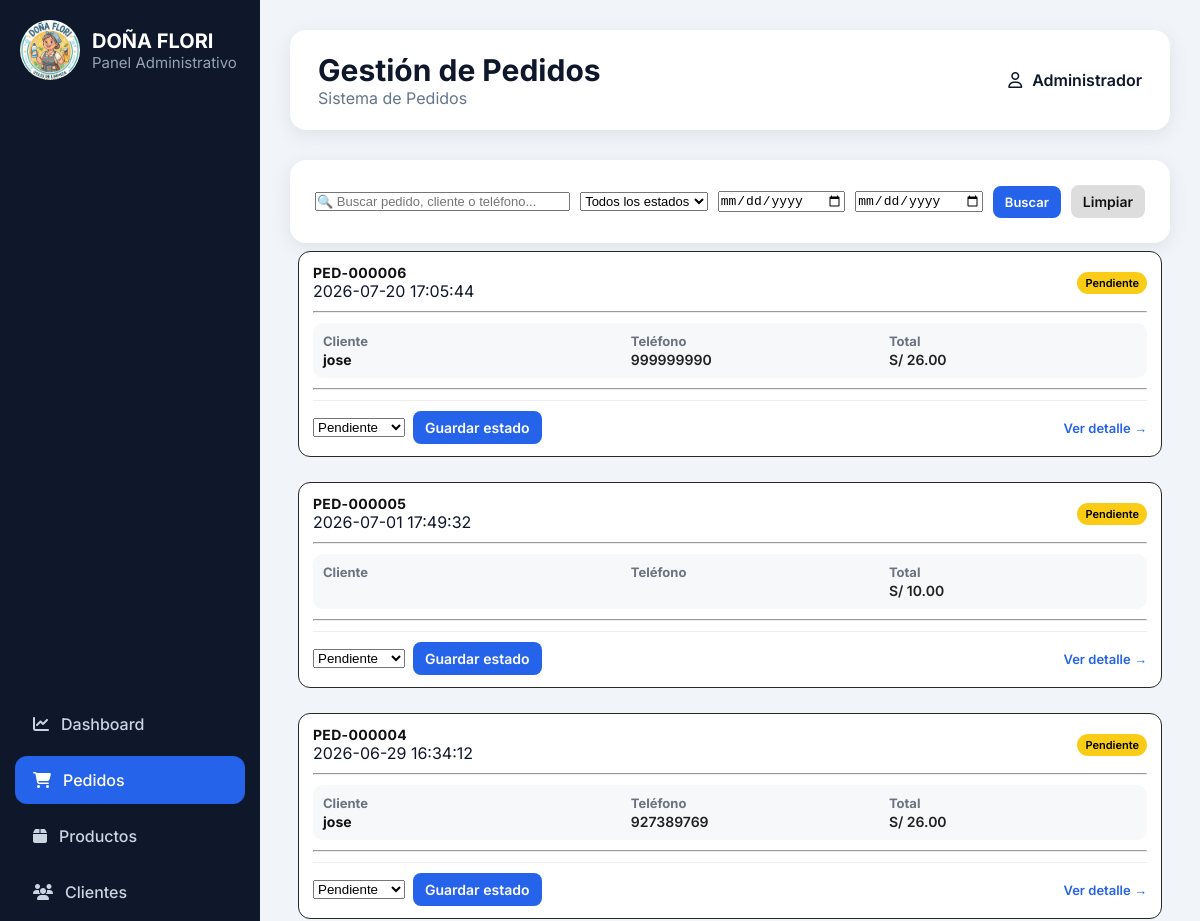
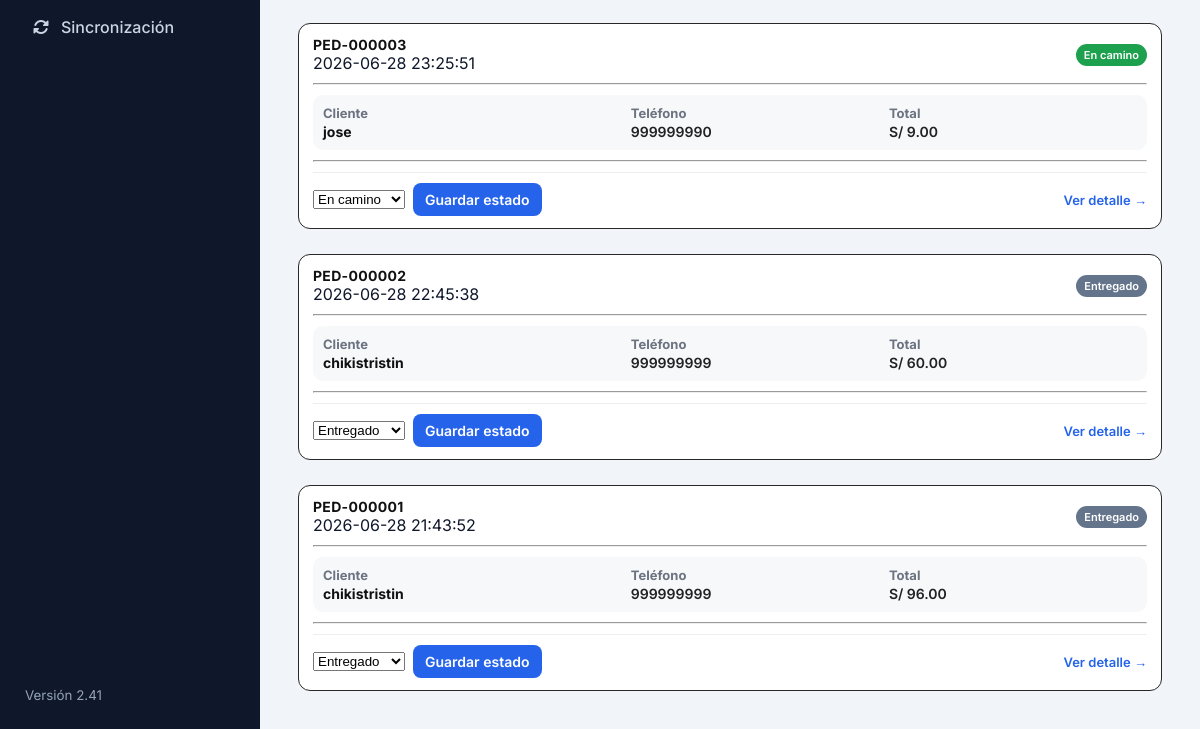
The page /admin/pedidos on the database as committed earlier (2 pictures, top to bottom).
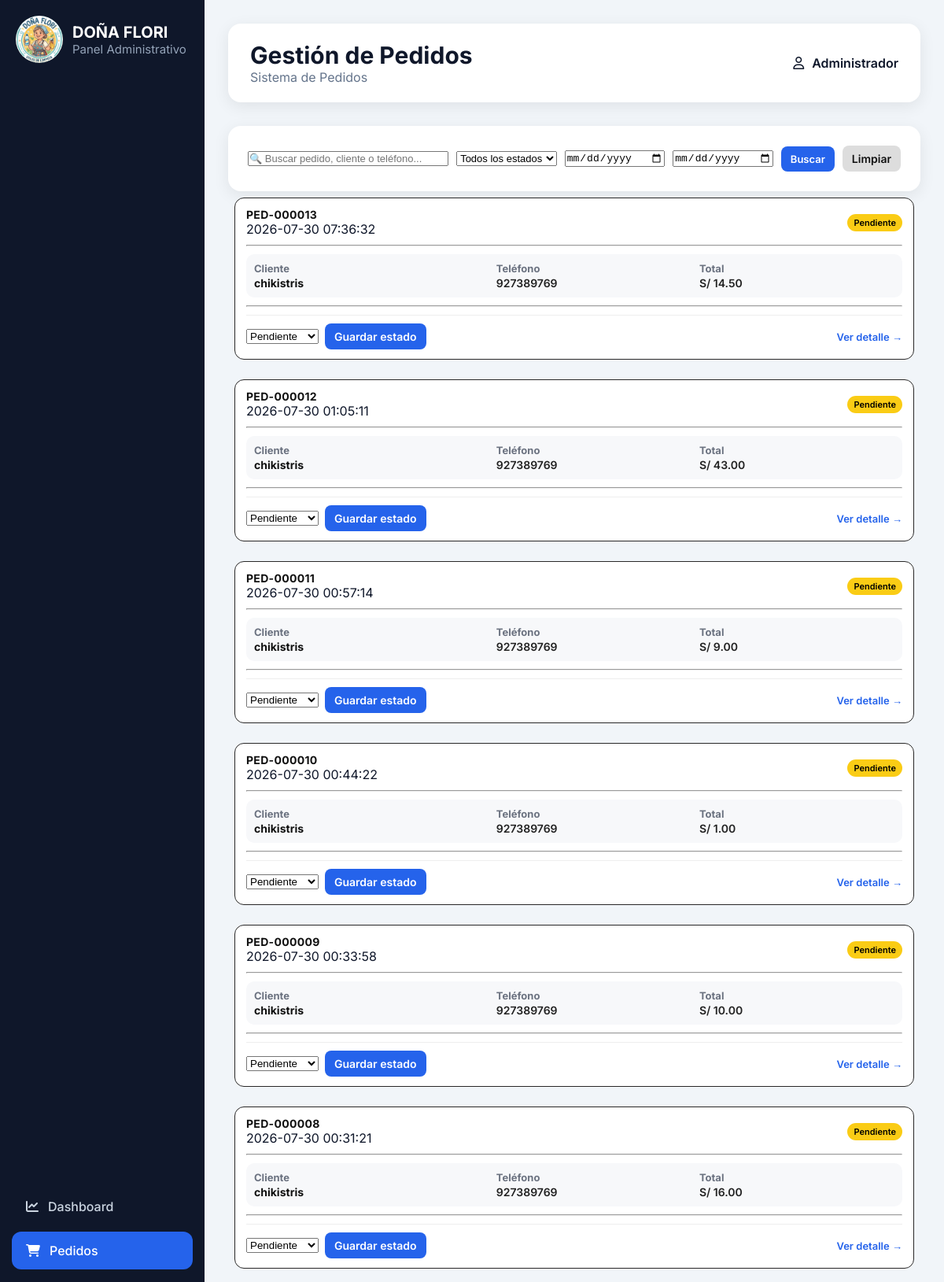
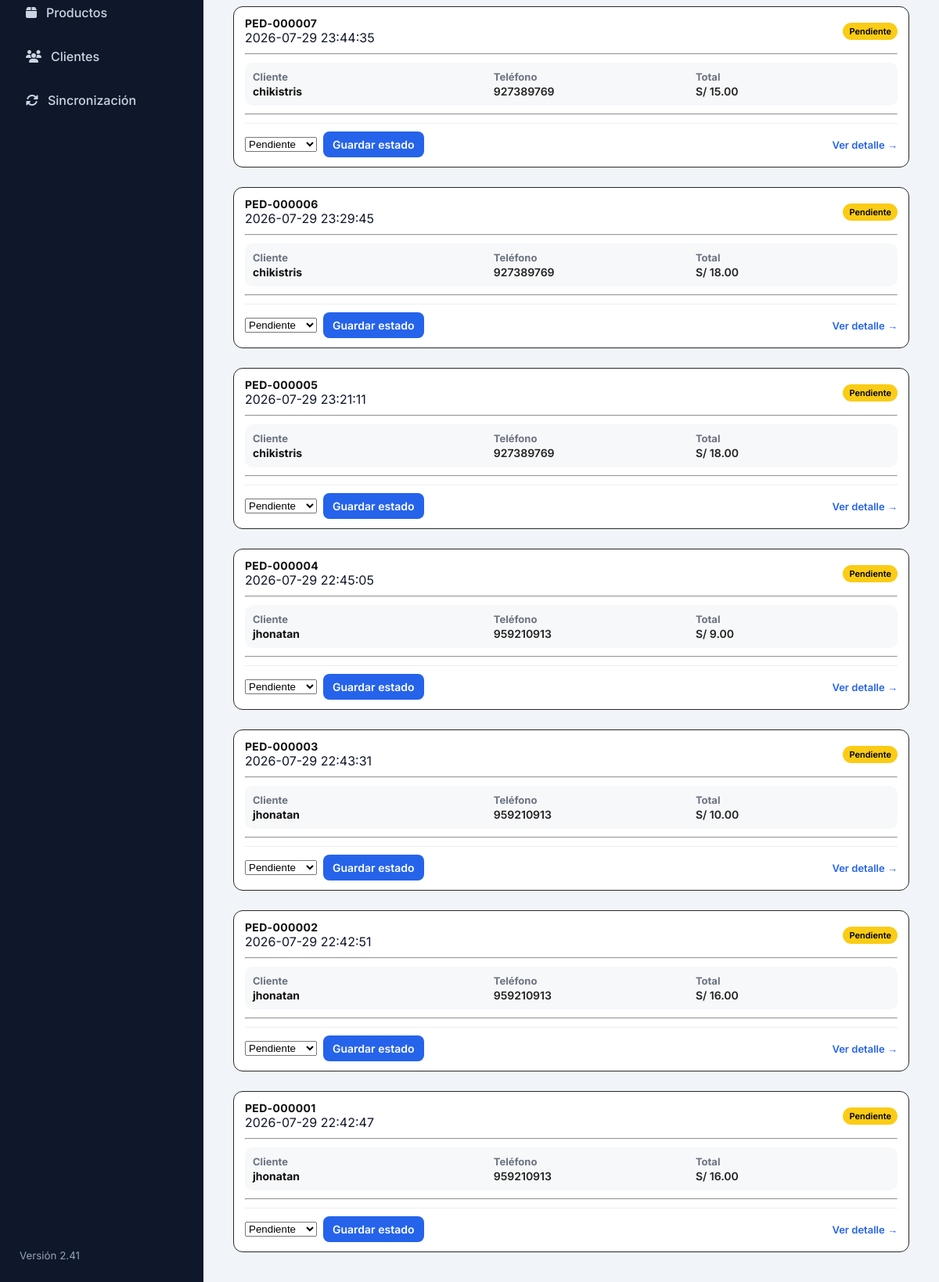
The same page on the database as committed later (2 pictures, top to bottom).
### tables this page shows
CREATE TABLE pedidos(

            id INTEGER PRIMARY KEY AUTOINCREMENT,

            numero TEXT UNIQUE,

            cliente_id INTEGER,

            fecha TEXT,
                   
            estado TEXT,

            subtotal REAL,

            delivery REAL DEFAULT 0,

            descuento REAL DEFAULT 0,

            total REAL,


            observaciones TEXT,

            fecha_actualizacion TEXT,

            usuario TEXT,

            FOREIGN KEY(cliente_id)
            REFERENCES clientes(id)

        );

CREATE TABLE clientes(

            id INTEGER PRIMARY KEY AUTOINCREMENT,

            nombre TEXT NOT NULL,

            telefono TEXT UNIQUE,

            direccion TEXT,

            referencia TEXT,

            fecha_registro TEXT DEFAULT CURRENT_TIMESTAMP,

            ultima_compra TEXT,

            activo INTEGER DEFAULT 1                   
        );

### app.py (the view)
@app.route("/admin/pedidos")
def admin_pedidos():
    buscar = request.args.get("buscar")
    estado = request.args.get("estado")
    desde = request.args.get("desde")
    hasta = request.args.get("hasta")
    pedidos = obtener_pedidos(
        buscar=buscar,
        estado=estado,
        desde=desde,
        hasta=hasta
    )
    return render_template(
        "admin/pedidos.html",
        pedidos=pedidos,
        buscar=buscar,
        estado=estado,
        desde=desde,
        hasta=hasta
    )

### services/database_service.py (called while the page is built)
def conectar():
    conexion = sqlite3.connect(DATABASE)
    conexion.row_factory = sqlite3.Row
    return conexion

### templates/admin/pedidos.html (shortened to what this page needs)
{% extends "admin/base_admin.html" %}
{% block page_title %}
Gestión de Pedidos
{% endblock %}
{% block content %}
<div class="panel">
    <form method="GET" action="/admin/pedidos" class="filters">
        <input
            type="text"
            name="buscar"
            class="input"
            placeholder="🔍 Buscar pedido, cliente o teléfono..."
            value="{{ buscar or '' }}">
        <select name="estado" class="input">
            <option value="">Todos los estados</option>
        </select>
        <input
            type="date"
            name="desde"
            class="input"
            value="{{ desde or '' }}">
        <input
            type="date"
            name="hasta"
            class="input"
            value="{{ hasta or '' }}">
        <button class="btn-primary" type="submit">
            Buscar
        </button>
        <a href="/admin/pedidos" class="btn-secondary">
            Limpiar
        </a>
    </form>
</div>
{% if pedidos|length == 0 %}
<div class="panel">
    <h3>No se encontraron pedidos.</h3>
</div>
{% else %}
<div class="orders-list">
{% for pedido in pedidos %}
<div class="order-card
{% if pedido.estado=='PENDIENTE' %}
pending
{% elif pedido.estado=='PREPARANDO' %}
preparing
{% elif pedido.estado=='EN_CAMINO' %}
shipping
{% else %}
delivered
{% endif %}
">
    <div class="order-header">
        <div>
            <h2>
                {{ pedido.numero }}
            </h2>
            <span class="order-date">
                {{ pedido.fecha }}
            </span>
        </div>
        <div>
            {% if pedido.estado=="PENDIENTE" %}
                <span class="badge badge-yellow">
                    Pendiente
                </span>
            {% elif pedido.estado=="PREPARANDO" %}
                <span class="badge badge-blue">
                    Preparando
                </span>
            {% elif pedido.estado=="EN_CAMINO" %}
                <span class="badge badge-green">
                    En camino
                </span>
            {% else %}
                <span class="badge badge-gray">
                    Entregado
                </span>
            {% endif %}
        </div>
    </div>
    <hr>
    <div class="order-info">
        <div>
            <strong>Cliente</strong>
            <p>{{ pedido.cliente }}</p>
        </div>
        <div>
            <strong>Teléfono</strong>
            <p>{{ pedido.telefono }}</p>
        </div>
        <div>
            <strong>Total</strong>
            <p class="order-total">
                S/ {{ "%.2f"|format(pedido.total) }}
            </p>
        </div>
    </div>
    <hr>
    <div class="order-actions">
        <form
            method="POST"
            action="/admin/pedido/{{ pedido.id }}/estado">
            <select
                name="estado"
                class="input">
                <option value="PENDIENTE"
                {% if pedido.estado=="PENDIENTE" %}selected{% endif %}>
                Pendiente
                </option>
                <option value="EN_CAMINO"
                {% if pedido.estado=="EN_CAMINO" %}selected{% endif %}>
                En camino
                </option>
                <option value="ENTREGADO"
                {% if pedido.estado=="ENTREGADO" %}selected{% endif %}>
                Entregado
                </option>
            </select>
            <button
                type="submit"
                class="btn-primary">
                Guardar estado
            </button>
        </form>
        <a
            href="/admin/pedido/{{ pedido.id }}"
            class="detail-link">
            Ver detalle →
        </a>
    </div>
</div>
{% endfor %}
</div>
{% endif %}
{% endblock %}

### templates/admin/base_admin.html (shortened to what this page needs)
<!DOCTYPE html>
<html lang="es">
<head>
    <link rel="stylesheet"
        href="https://cdnjs.cloudflare.com/ajax/libs/font-awesome/6.7.2/css/all.min.css">
    <link rel="stylesheet" href="{{ url_for('static', filename='css/admin.css') }}">
</head>
<body>
<div class="layout">
    <aside class="sidebar">
        <div class="logo">
            <img
                src="{{ url_for('static', filename='img/logo.png') }}"
                alt="Doña Flori"
                class="logo-img">
            <div class="logo-text">
                <strong>DOÑA FLORI</strong>
                <span>Panel Administrativo</span>
            </div>
        </div>
        <nav class="menu">
            <a href="/admin/dashboard"
               class="{% if request.path == '/admin/dashboard' %}active{% endif %}">
                <i class="fa-solid fa-chart-line"></i>
                Dashboard
            </a>
            <a href="/admin/pedidos"
               class="{% if request.path == '/admin/pedidos' %}active{% endif %}">
                <i class="fa-solid fa-cart-shopping"></i>
                Pedidos
            </a>
            <a href="/admin/productos"
               class="{% if request.path == '/admin/productos' %}active{% endif %}">
                <i class="fa-solid fa-box"></i>
                Productos
            </a>
            <a href="/admin/clientes"
               class="{% if request.path == '/admin/clientes' %}active{% endif %}">
                <i class="fa-solid fa-users"></i>
                Clientes
            </a>
            <a href="/admin/sincronizacion"
               class="{% if request.path == '/admin/sincronizacion' %}active{% endif %}">
                <i class="fa-solid fa-rotate"></i>
                Sincronización
            </a>
        </nav>
        <div class="sidebar-footer">
            <small>Versión 2.41</small>
        </div>
    </aside>
    <main class="content">
        <header class="topbar">
            <div>
                <h1>{% block page_title %}Panel{% endblock %}</h1>
                <span>Sistema de Pedidos</span>
            </div>
            <div class="topbar-right">
                <i class="fa-regular fa-user"></i>
                Administrador
            </div>
        </header>
        {% block content %}
        {% endblock %}
    </main>
</div>
</body>
</html>

### static/css/admin.css (style rules this page uses)
:root { --sidebar:#0f172a; --sidebar-hover:#1e293b; --sidebar-active:#2563eb; --background:#f1f5f9; --card:#ffffff; --text:#0f172a; --text-light:#64748b; --border:#e2e8f0; --shadow:0 5px 20px rgba(0,0,0,.08); --radius:16px; }
* { margin:0; padding:0; box-sizing:border-box; }
body { font-family:"Inter",sans-serif; background:var(--background); color:var(--text); }
.layout { display:flex; min-height:100vh; }
.sidebar { width:260px; background:var(--sidebar); color:white; display:flex; flex-direction:column; justify-content:space-between; position:fixed; left:0; top:0; bottom:0; }
.logo { display:flex; align-items:center; gap:15px; padding:30px; }
.logo span { color:#94a3b8; font-size:13px; }
.menu { display:flex; flex-direction:column; padding:0 15px; }
.menu a { color:#cbd5e1; text-decoration:none; display:flex; align-items:center; gap:12px; padding:14px 18px; border-radius:12px; transition:.25s; margin-bottom:8px; font-weight:500; }
.menu .active { background:var(--sidebar-active); color:white; }
.sidebar-footer { padding:25px; color:#94a3b8; }
.content { flex:1; margin-left:260px; padding:30px; }
.topbar { background:white; border-radius:16px; padding:22px 28px; display:flex; justify-content:space-between; align-items:center; box-shadow:var(--shadow); margin-bottom:30px; }
.topbar h1 { font-size:30px; }
.topbar span { color:var(--text-light); }
.topbar-right { display:flex; align-items:center; gap:10px; font-weight:600; }
.panel { background:white; margin-top:25px; border-radius:16px; box-shadow:var(--shadow); padding:25px; }
.badge { display:inline-block; padding:6px 12px; border-radius:30px; color:white; font-size:13px; }
.badge-yellow { background:#facc15; color:black; }
.pending { border-left-color:#facc15; }
.order-info { display: grid; grid-template-columns: 1.2fr 1fr 1fr; gap: 10px; padding: 10px; background: #f7f8fa; border-radius: 10px; }
.order-info strong { font-size: 13px; color: #6b7280;; display: block; }
.order-info p { margin: 2px 0 0; font-size: 14px; font-weight: 600; color: #222; }
.order-info div:first-child p { font-size: 14px; font-weight: 700; color: #111; }
.orders-list { display: flex; flex-direction: column; gap: 25px; padding: 8px; }
.order-card { background: #fff; border: 1px solid #292828; border-radius: 12px; padding: 12px 14px; display: flex; flex-direction: column; gap: 10px; transition: 0.2s ease; }
.order-header { display: flex; justify-content: space-between; align-items: center; }
.order-header h2 { font-size: 14px; font-weight: 700; letter-spacing: 0.3px; color: #111; }
.order-actions { display: flex; justify-content: space-between; align-items: center; gap: 10px; padding-top: 10px; border-top: 1px solid #eee; }
.order-actions form { display: flex; gap: 8px; align-items: center; }
.detail-link { font-size: 13px; font-weight: 600; color: #2563eb; text-decoration: none; }
.badge { font-size: 11px; padding: 4px 8px; border-radius: 999px; font-weight: 600; }
.filters { display: grid; grid-template-columns: 2fr 1fr 1fr 1fr auto auto; gap: 10px; align-items: center; }
.filters .input, .filters select, .filters button { font-size: 13px; }
.btn-primary { background:#2563eb; color:white; border:none; padding:8px 12px; border-radius:8px; cursor:pointer; transition:.2s; font-weight:600; font-size: 14px; font-family: "Inter", sans-serif; }
.btn-secondary { background: #a7a8a862; color: #111; padding: 8px 12px; border-radius: 8px; text-decoration: none; font-size: 14px; font-weight: 600; font-family: "Inter", sans-serif; }
.logo { display:flex; align-items:center; gap:12px; padding:20px; }
.logo-img { width:60px; height:60px; border-radius:50%; object-fit:cover; }
.logo-text { display:flex; flex-direction:column; }
.logo-text strong { font-size:20px; color:#fff; font-weight:700; }
.logo-text span { font-size:15px; color:#94a3b8; }

Rows that differ between the two databases and show on the page:
added pedidos: numero "PED-000013", fecha "2026-07-30 07:36:32", shows "Pendiente", cliente "chikistris", telefono "927389769", total "14.50", estado "Pendiente"
added pedidos: numero "PED-000012", fecha "2026-07-30 01:05:11", shows "Pendiente", cliente "chikistris", telefono "927389769", total "43.00", estado "Pendiente"
added pedidos: numero "PED-000011", fecha "2026-07-30 00:57:14", shows "Pendiente", cliente "chikistris", telefono "927389769", total "9.00", estado "Pendiente"
added pedidos: numero "PED-000010", fecha "2026-07-30 00:44:22", shows "Pendiente", cliente "chikistris", telefono "927389769", total "1.00", estado "Pendiente"
added pedidos: numero "PED-000009", fecha "2026-07-30 00:33:58", shows "Pendiente", cliente "chikistris", telefono "927389769", total "10.00", estado "Pendiente"
added pedidos: numero "PED-000008", fecha "2026-07-30 00:31:21", shows "Pendiente", cliente "chikistris", telefono "927389769", total "16.00", estado "Pendiente"
added pedidos: numero "PED-000007", fecha "2026-07-29 23:44:35", shows "Pendiente", cliente "chikistris", telefono "927389769", total "15.00", estado "Pendiente"
changed pedidos "PED-000006": fecha "2026-07-20 17:05:44" → "2026-07-29 23:29:45"; cliente "jose" → "chikistris"; telefono "999999990" → "927389769"; total "26.00" → "18.00"
changed pedidos "PED-000005": fecha "2026-07-01 17:49:32" → "2026-07-29 23:21:11"; cliente (not shown) → "chikistris"; telefono (not shown) → "927389769"; total "10.00" → "18.00"
changed pedidos "PED-000004": fecha "2026-06-29 16:34:12" → "2026-07-29 22:45:05"; cliente "jose" → "jhonatan"; telefono "927389769" → "959210913"; total "26.00" → "9.00"
changed pedidos "PED-000003": fecha "2026-06-28 23:25:51" → "2026-07-29 22:43:31"; cliente "jose" → "jhonatan"; telefono "999999990" → "959210913"; total "9.00" → "10.00"; estado "En camino" → "Pendiente"
changed pedidos "PED-000002": fecha "2026-06-28 22:45:38" → "2026-07-29 22:42:51"; cliente "chikistristin" → "jhonatan"; telefono "999999999" → "959210913"; total "60.00" → "16.00"; estado "Entregado" → "Pendiente"
changed pedidos "PED-000001": fecha "2026-06-28 21:43:52" → "2026-07-29 22:42:47"; cliente "chikistristin" → "jhonatan"; telefono "999999999" → "959210913"; total "96.00" → "16.00"; estado "Entregado" → "Pendiente"
